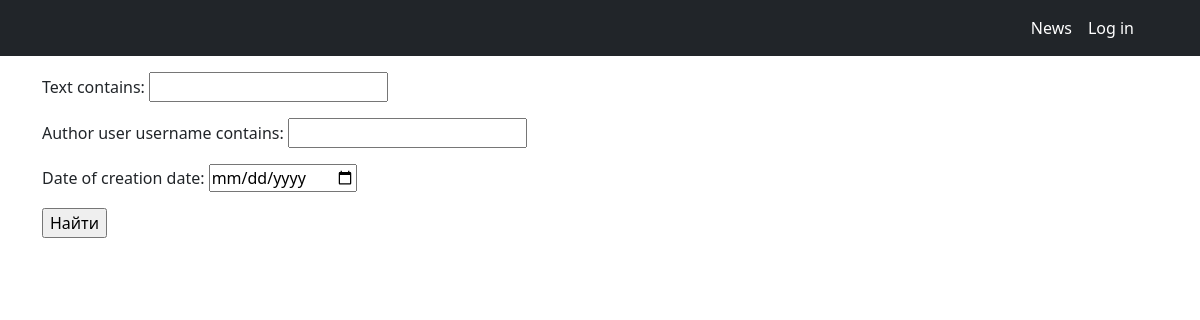
/newspaper/search/, run on an earlier commit of the app's database.
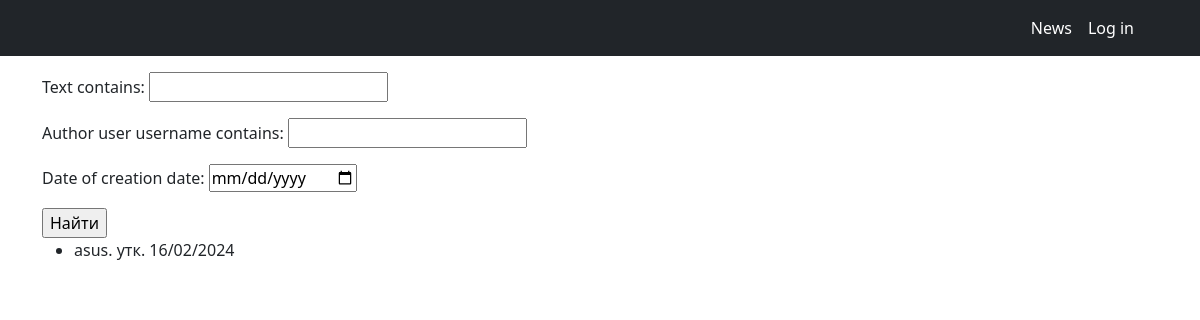
And on a later commit of the database.
### newsportal_app/models.py (models this page shows, shortened)
class Post(models.Model):
    author = models.ForeignKey(Author, on_delete=models.CASCADE)
    type = models.CharField(max_length=255, choices=TYPE_OF_POST, default=news)
    date_of_creation = models.DateTimeField(auto_now_add=True)
    category = models.ManyToManyField(Category, through='PostCategory')
    title = models.CharField(max_length=255)
    text = models.TextField()
    rating = models.IntegerField(default=0)

class Author(models.Model):
    user = models.OneToOneField(User, on_delete=models.CASCADE)
    rating = models.IntegerField(default=0)

### newsportal_app/views.py (the view)
# urls.py: path('search/', PostSearchView.as_view(), name='post_search'),
class PostSearchView(TemplateView):
    template_name = 'views/search.html'
    def get_context_data(self, **kwargs):
        context = super().get_context_data(**kwargs)
        context["filtered_list"] = PostSearchFilter(self.request.GET, Post.objects.all())
        return context

### templates/views/search.html
{% extends 'flatpages/default.html' %}
{% block content %}
<form action="" method="get" align="left">
    {{ filtered_list.form.as_p }}
    <input type="submit" value="Найти" />
</form>
<ul>
{% for el in filtered_list.qs %}
    <li align="left">{{ el.author.user.username }}. {{ el.title }}. {{ el.date_of_creation|date:"d/m/Y" }}</li>
{% endfor %}
</ul>
{% endblock content %}

What changed in the data, as far as the page shows it:
added Post: author.user.username "asus", title "утк", date_of_creation "16/02/2024"
